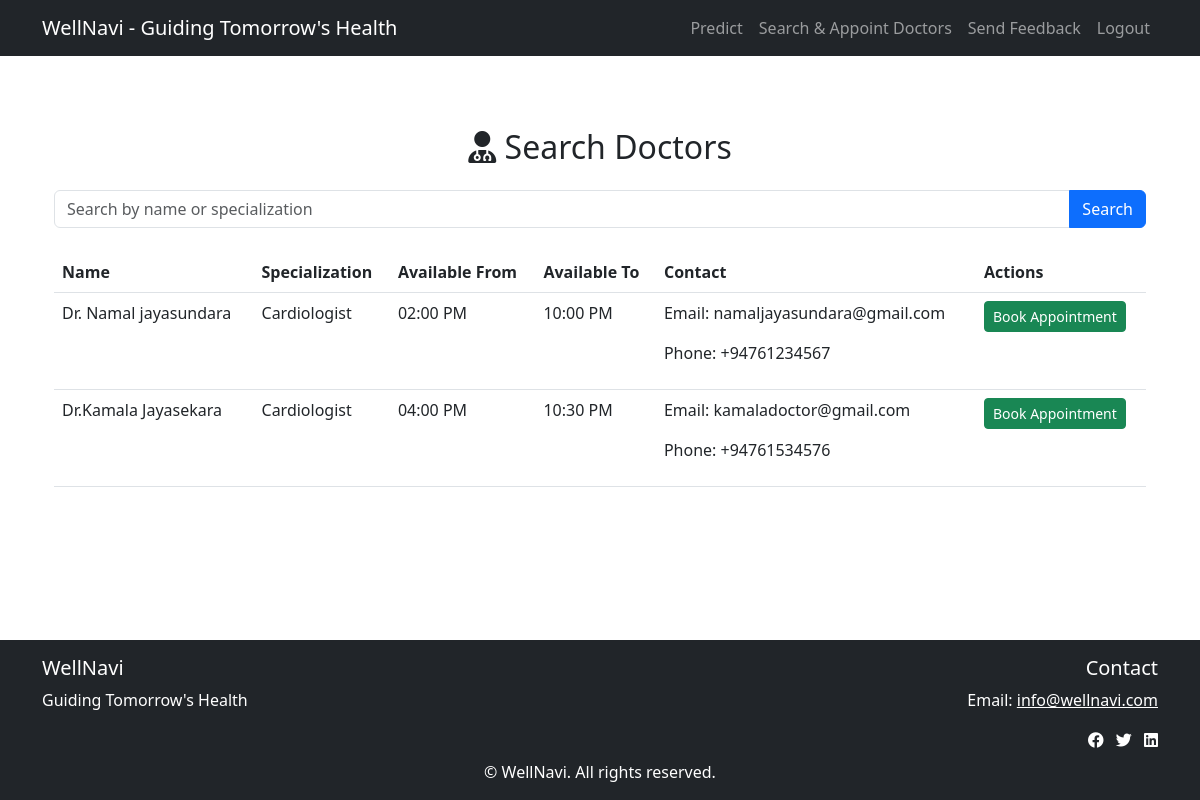
The app's page /doctors (signed in), older data.
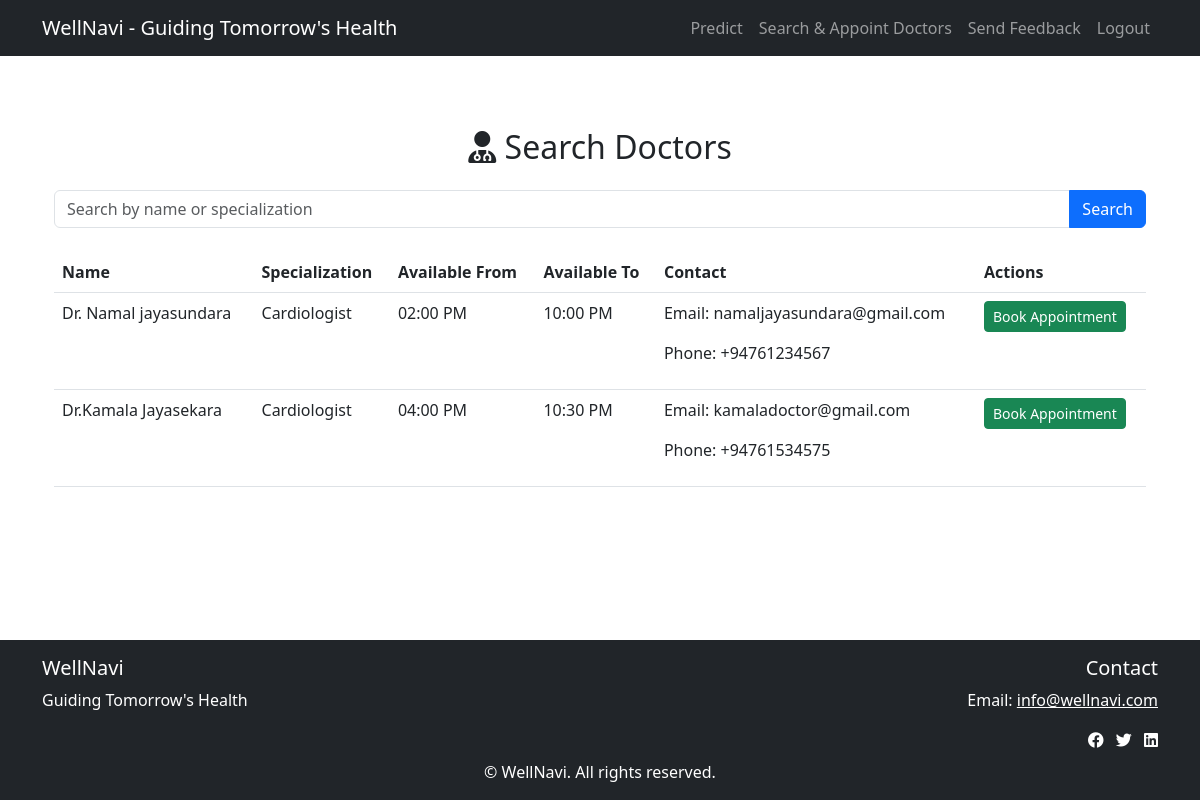
The same page, newer data.
### website/models.py (models this page shows)
class Doctor(db.Model):
    id = db.Column(db.Integer, primary_key=True)
    name = db.Column(db.String(150), nullable=False)
    specialization = db.Column(db.String(150), nullable=False)
    contact_number = db.Column(db.String(15), nullable=False)
    email = db.Column(db.String(150), unique=True, nullable=False)
    available_from = db.Column(db.Time, nullable=False)
    available_to = db.Column(db.Time, nullable=False)
    appointments = db.relationship('Appointment', backref='doctor', passive_deletes=True)

### website/views.py (the view)
@views.route('/doctors', methods=['GET'])
@login_required
def search_doctors():
    search_query = request.args.get('search', '')
    doctors = Doctor.query.filter((Doctor.name.ilike(f'%{search_query}%')) |
                                  (Doctor.specialization.ilike(f'%{search_query}%'))).all()
    return render_template('doctors.html', doctors=doctors, user=current_user)

### website/__init__.py (called while the page is built)
def create_app():
    app = Flask(__name__)
    app.config['SECRET_KEY'] = 'hjshjhdjah kjshkjdhjs'
    app.config['SQLALCHEMY_DATABASE_URI'] = f'sqlite:///{DB_NAME}'
    db.init_app(app)
    from .views import views
    from .auth import auth
    app.register_blueprint(views, url_prefix='/')
    app.register_blueprint(auth, url_prefix='/')
    from .models import User, Note
    with app.app_context():
        db.create_all()
    login_manager = LoginManager()
    login_manager.login_view = 'auth.login'
    login_manager.init_app(app)
    @login_manager.user_loader
    def load_user(id):
        return User.query.get(int(id))
    return app

### website/templates/doctors.html (shortened to what this page needs)
{% extends "base.html" %} {% block title %}Search Doctors{% endblock %} {% block
content %}
<div class="container mt-5">
  <h2 class="text-center mb-4">
    <i class="fas fa-user-md"></i> Search Doctors
  </h2>
  <form class="mb-4" method="GET">
    <div class="input-group">
      <input
        type="text"
        class="form-control"
        name="search"
        placeholder="Search by name or specialization"
        value="{{ request.args.get('search', '') }}"
      />
      <button class="btn btn-primary" type="submit">Search</button>
    </div>
  </form>
  <table class="table table-hover">
    <thead>
      <tr>
        <th>Name</th>
        <th>Specialization</th>
        <th>Available From</th>
        <th>Available To</th>
        <th>Contact</th>
        <th>Actions</th>
      </tr>
    </thead>
    <tbody>
      {% for doctor in doctors %}
      <tr>
        <td>{{ doctor.name }}</td>
        <td>{{ doctor.specialization }}</td>
        <td>{{ doctor.available_from.strftime('%I:%M %p') }}</td>
        <td>{{ doctor.available_to.strftime('%I:%M %p') }}</td>
        <td>
          <p>Email: {{ doctor.email }}</p>
          <p>Phone: {{ doctor.contact_number }}</p>
        </td>
        <td>
          <a
            href="{{ url_for('views.book_appointment', doctor_id=doctor.id) }}"
            class="btn btn-success btn-sm"
            >Book Appointment</a
          >
        </td>
      </tr>
      {% endfor %}
    </tbody>
  </table>
</div>
{% endblock %}

Row changes from the older to the newer data that the page shows:
changed Doctor "Dr.Kamala Jayasekara": contact_number "+94761534576" → "+94761534575"
